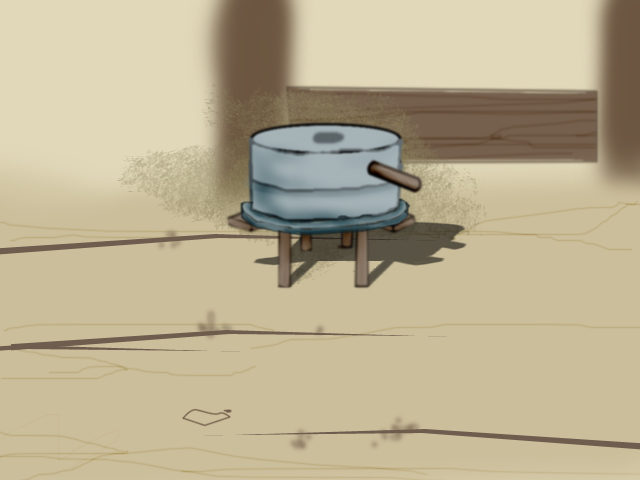
#> input picture extracted/art/id2122_jpeg2.png, 640 x 480 px, found by its file name
$ python ascii_art.py ../extracted/art/id2122_jpeg2.png
#> lines starting #> are read from the running program, lines starting #| are printed output that depends on the picture
# -*- coding: utf-8 -*-
import sys
from PIL import Image
def view(path, label, CW=78, CH=30):
#> called with label = '整屏 640x480', CW = 78, CH = 30
    try:
        im = Image.open(path).convert("RGBA")
    except Exception as e:
        print("%s 打不开: %s" % (label, e)); return
    W,H = im.size
#> W = 640; H = 480
    print("\n===== %s  (%dx%d) =====" % (label, W, H))
#| ===== 整屏 640x480  (640x480) =====
    bg = Image.new("RGBA", im.size, (255,255,255,255))
#> bg: PIL image 640x480 RGBA; every value is 255
    im = Image.alpha_composite(bg, im).convert("RGB")
#> im is the input picture: PIL image 640x480 RGB; mean R, G, B 187.8, 176.3, 146.5
    sm = im.resize((CW,CH)); px = list(sm.getdata())
#> after `sm = im.resize((CW, CH))`:
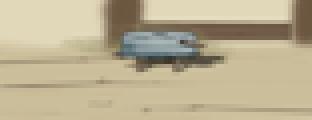
#> sm: PIL image 78x30 RGB (shown 4 times larger); mean R, G, B 187.8, 176.3, 146.5
#> after `px = list(sm.getdata())`: px = 2340 items, first 6: (225, 216, 185), (225, 216, 185), (225, 216, 185), (225, 216, 185), (225, 216, 185), (225, 216, 185)
    CHARS = " .:-=+*#%@"
    def ch(r,g,b):
        lum = (0.299*r+0.587*g+0.114*b)/255.0
        mx, mn = max(r,g,b), min(r,g,b)
        if mx-mn < 22:
            return CHARS[min(9,int(lum*9.99))]
        if b >= r and b >= g: return "b" if lum<0.5 else "B"
        if r >= g and r >= b: return "r" if lum<0.5 else "R"
        return "g" if lum<0.5 else "G"
    print("  " + "_"*CW)
    for y in range(CH):
        print("  " + "".join(ch(*px[y*CW+x]) for x in range(CW)))
#> this loop made 30 passes
#|   RRRRRRRRRRRRRRRRRRRRRRRRRRRrrrrrrrrRRRRRRRRRRRRRRRRRRRRRRRRRRRRRRRRRRRRRRRrrrr
#|   RRRRRRRRRRRRRRRRRRRRRRRRRRRrrrrrrrrRRRRRRRRRRRRRRRRRRRRRRRRRRRRRRRRRRRRRRRrrrr
#|   RRRRRRRRRRRRRRRRRRRRRRRRRRRrrrrrrrrRRRRRRRRRRRRRRRRRRRRRRRRRRRRRRRRRRRRRRRrrrr
#|   RRRRRRRRRRRRRRRRRRRRRRRRRRRrrrrrrrrRRRRRRRRRRRRRRRRRRRRRRRRRRRRRRRRRRRRRRRrrrr
#|   RRRRRRRRRRRRRRRRRRRRRRRRRRRrrrrrrrrRRRRRRRRRRRRRRRRRRRRRRRRRRRRRRRRRRRRRRRrrrr
#|   RRRRRRRRRRRRRRRRRRRRRRRRRRRrrrrrrrrrRRRRRRRRRRRRRRRRRRRRRRRRRRRRRRRRRRRRRRrrrr
#|   RRRRRRRRRRRRRRRRRRRRRRRRRRRrrrrrrrrrrrrrrrrrrrrrrrrrrrrrrrrrrrrrrrrrrrrrrRrrrr
#|   RRRRRRRRRRRRRRRRRRRRRRRRRRRrrrrrrrrrrrrrrrrrrrrrrrrrrrrrrrrrrrrrrrrrrrrrrRrrrr
#> (further printed lines are left out)
for p, l in [("art/id2122_jpeg2.png","整屏 640x480"),
             ("art/id1303_jpeg2.png","208x175"),
             ("art/id168_jpeg2.png","角色头像 142x142"),
             ("art/id2000_loss3.png","247x136")]:
    view(sys.argv[1] + "/" + p, l)
#> pass 2 of the loop `for p, l in [("art/id2122_jpeg2.png","整屏 640x480"),`:
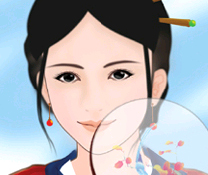
#> input picture extracted/art/id1303_jpeg2.png, 208 x 175 px, found by its file name
#> im: PIL image 208x175 RGBA
#| ===== 208x175  (208x175) =====
#> bg: PIL image 208x175 RGBA; every value is 255
#> in view, im is the input picture: PIL image 208x175 RGB; mean R, G, B 175.8, 178.2, 183.1
#> in view (call 2), `sm = im.resize((CW, CH))`:
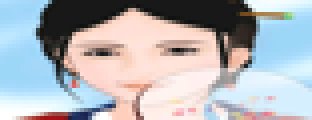
#> sm: PIL image 78x30 RGB (shown 4 times larger); mean R, G, B 175.7, 178.2, 183
#> px = 2340 items, first 6: (173, 222, 253), (172, 222, 255), (169, 220, 253), (168, 219, 252), (166, 219, 252), (166, 217, 251)
#> the loop in view (call 2), `for y in range(CH):` made 30 passes
#> (printed output is left out)
